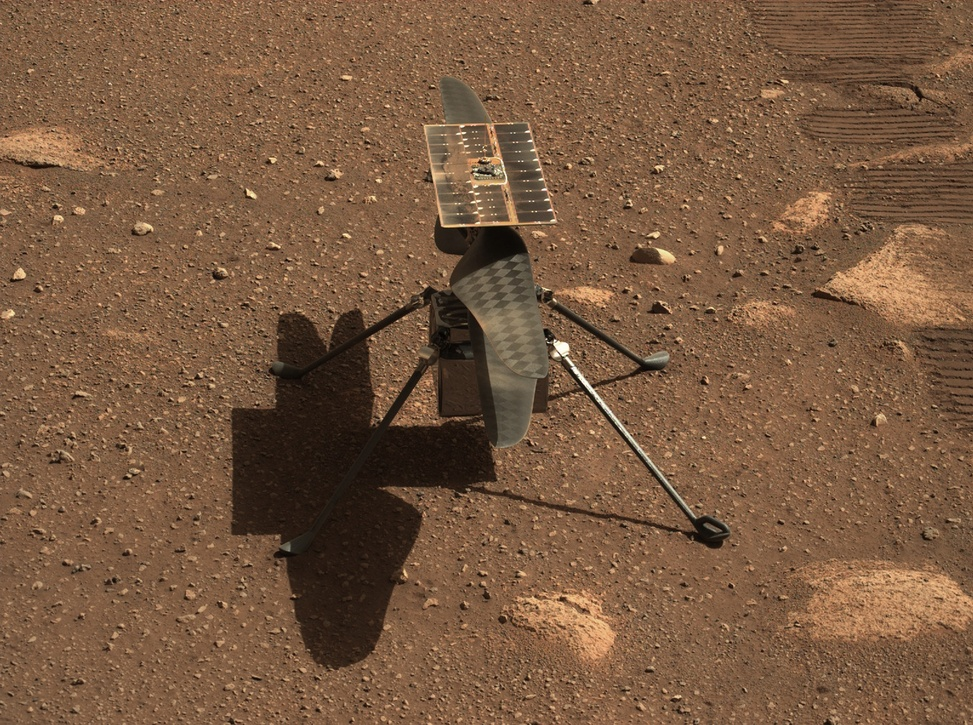
//> input picture SampleImages/ingenuitiy_closup.jpg, 973 x 725 px, shrunk from 1604 x 1196 before the run
$ ./main ../SampleImages/ingenuitiy_closup.jpg   (built with g++ and OpenCV 4)
//> lines starting //> are read from the running program, lines starting //| are printed output that depends on the picture; after the words box and inside, x2 and y2 are one past the last pixel; in counts of white or black regions, pixels touching at a corner belong together
//> further down, imageData is the input picture: 725 rows x 973 cols, CV_8UC3; mean B, G, R 64.8, 90, 121.6
#include <opencv2/imgcodecs.hpp>
#include <opencv2/highgui.hpp>
#include <opencv2/imgproc.hpp>
#include <iostream>
#include <vector>

struct ContourData
{
    std::vector<std::vector<cv::Point>> contours;
    std::vector<cv::Vec4i> hierarchy;
};

ContourData getContours(cv::Mat *preProcessed)
{
    std::vector<std::vector<cv::Point>> contours;
    std::vector<cv::Vec4i> hierarchy;
    cv::findContours(*preProcessed, contours, hierarchy, cv::RETR_EXTERNAL, cv::CHAIN_APPROX_SIMPLE);
    ContourData result({contours, hierarchy});
    return result;
}

void preProcess(cv::Mat *source, cv::Mat *destination)
{

    cv::Mat imageDataGray, imageDataBlur, imageDataCanny, kernel;

    // Convert image to gray scale.
    cv::cvtColor(*source, imageDataGray, cv::COLOR_RGB2GRAY);
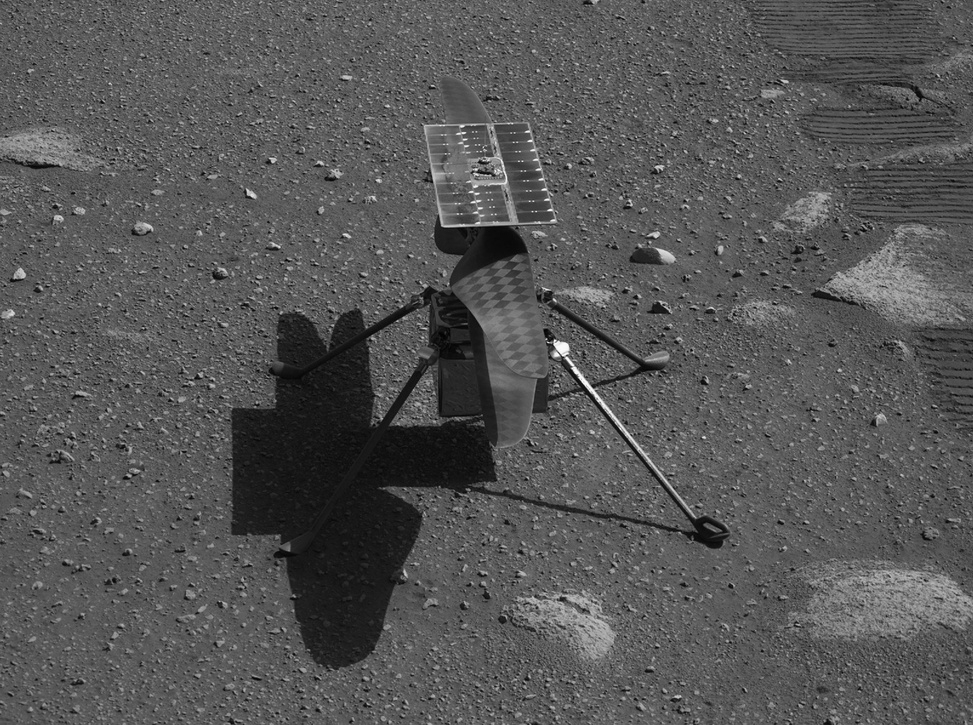
//> imageDataGray: 725 rows x 973 cols, CV_8UC1; min 1, max 251, mean 86.1


    // Blur some.
    cv::GaussianBlur(imageDataGray, imageDataBlur, cv::Size(7, 7), 3, 0);
    cv::imshow("gray", imageDataBlur);
    cv::waitKey(0);

    // Apply canny.
    cv::Canny(imageDataBlur, imageDataCanny, 25, 50);
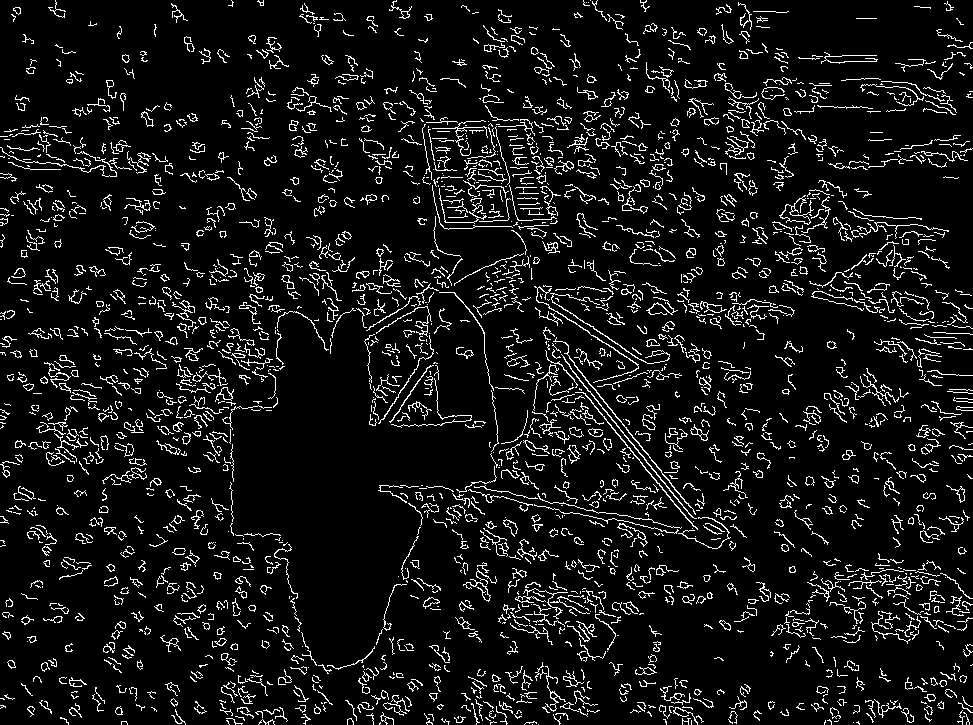
//> imageDataCanny: 725 rows x 973 cols, CV_8UC1; 8.2% white in thin lines or dots

    // Apply dilation.
    kernel = cv::getStructuringElement(cv::MORPH_RECT, cv::Size(7, 7));
    cv::dilate(imageDataCanny, *destination, kernel);
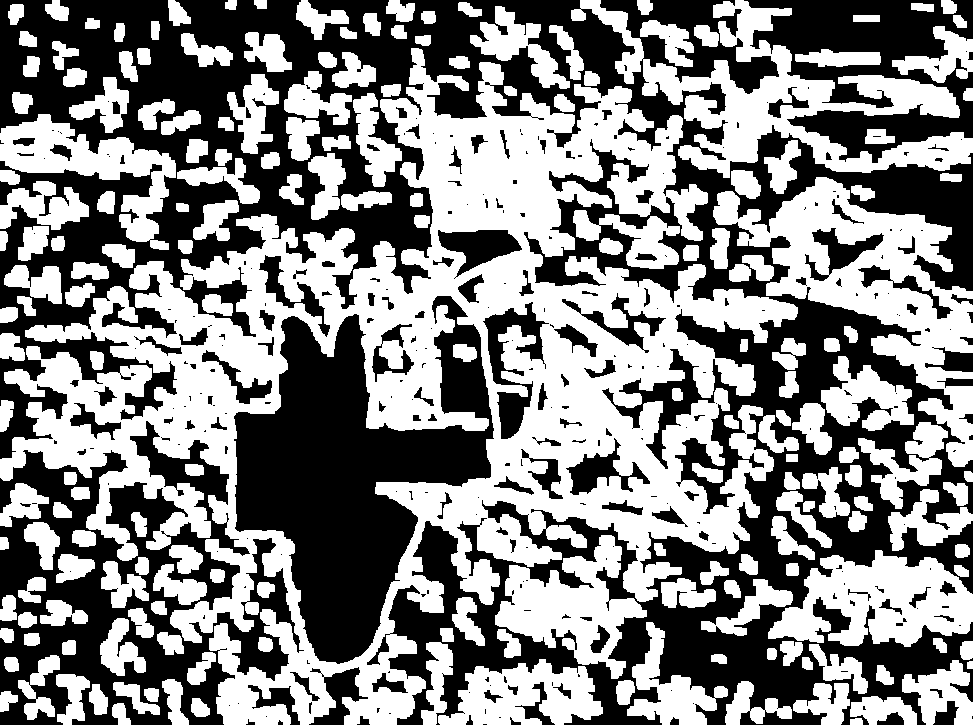
//> destination: 725 rows x 973 cols, CV_8UC1; 51.7% white; 319 black regions (194 under 20 px)

}


int main(int argc, char const *argv[])
{

    if (argc != 2)
    {
        std::cout << "Exactly one argument required!" << std::endl;
        return 1;
    }

    std::string imagePath = std::string(argv[1]);

    cv::Mat imageData, preProcessed;
    cv::Mat kernel;

    // Definitions for contour detection.
    std::vector<std::vector<cv::Point>> contours;
    std::vector<cv::Vec4i> hierarchy;

    // Read image data.
    imageData = cv::imread(imagePath, cv::IMREAD_UNCHANGED);
    preProcess(&imageData, &preProcessed);
    ContourData result = getContours(&preProcessed);
//> in getContours, `cv::findContours(*preProcessed, contours, hierarchy, cv::RETR_EXTERNAL..`: contours = 193 contours; largest, box (x1, y1, x2, y2) and area: (0, 48, 798, 725) 231611, (713, 177, 973, 467) 25418, (571, 0, 973, 178) 20438, (768, 550, 973, 647) 12087, (495, 535, 647, 679) 9502
    cv::drawContours(imageData, result.contours, -1, cv::Scalar(255, 0, 255), 2);
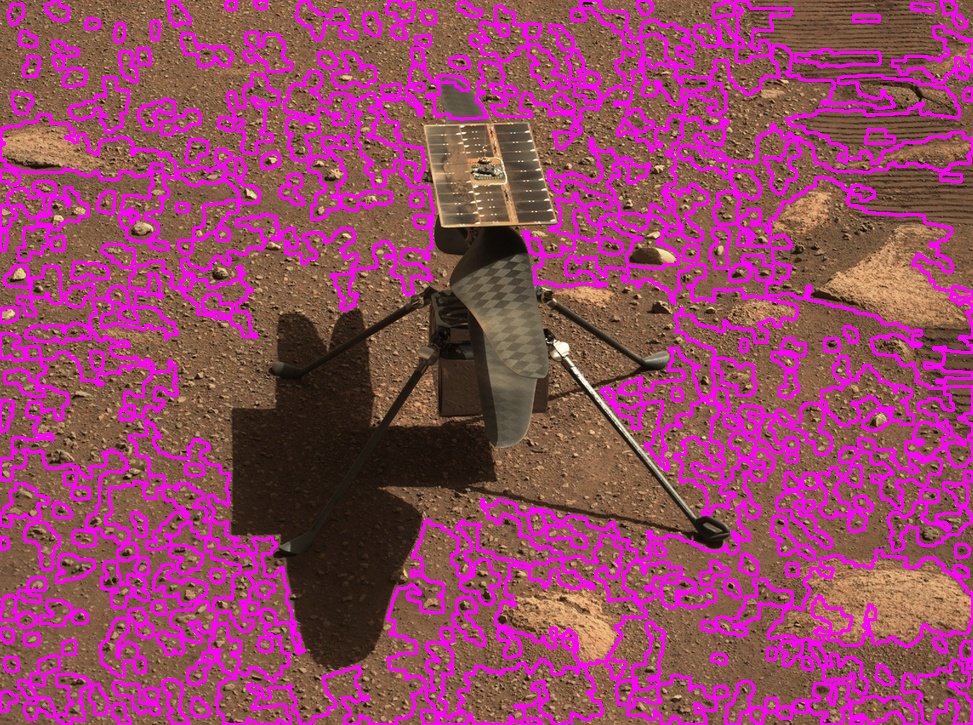
//> imageData: 725 rows x 973 cols, CV_8UC3; 19.46% of pixels changed, all inside (x1, y1, x2, y2) = (0, 0, 973, 725)
//> result.contours has the same summary as contours in getContours

    cv::imshow("Raw", imageData);
    // cv::imshow("Dilate Image", preProcessed);
    cv::waitKey(0);


    return 0;
}
